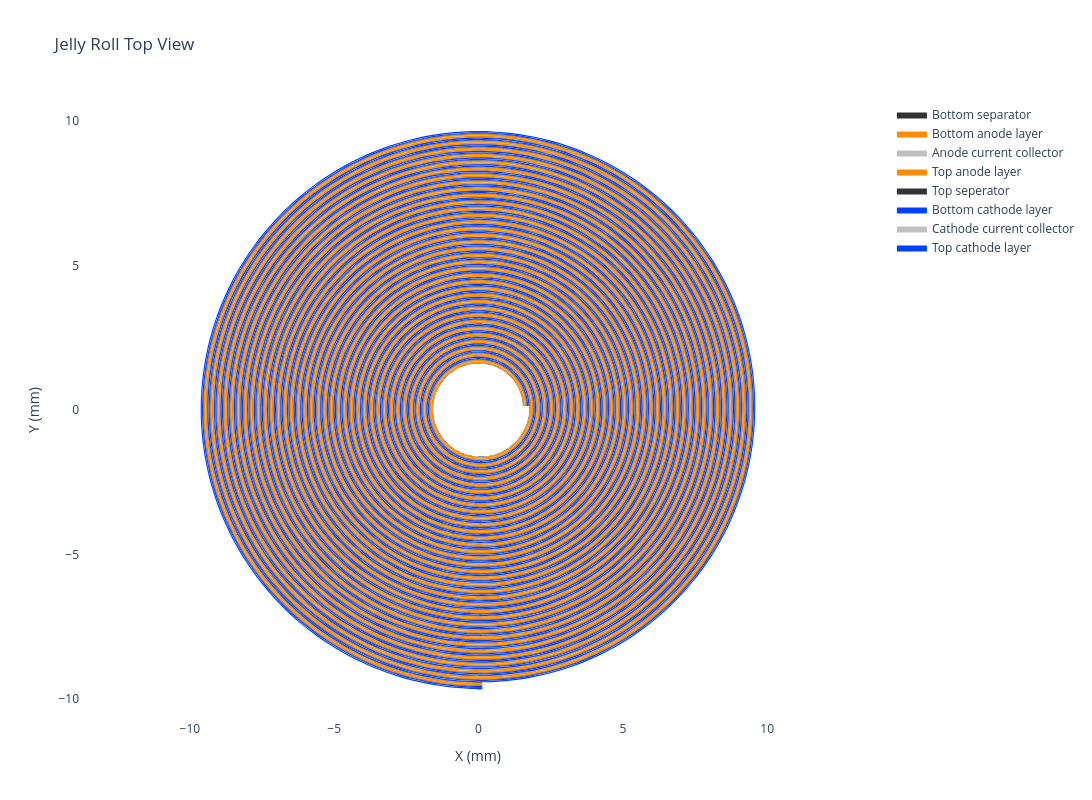

The notebook cell this image was saved under:
### Code cell
cylindrical_jelly_roll.get_top_down_view(width=1100, height=800).show()

### Figure 1 — Plotly figure (JSON) as saved in the notebook; plotly's stock layout.template omitted (floating-point values rounded to 4 significant figures; data arrays with more than 128 entries replaced by an {"elided": "..."} marker saying what was removed)
{"data": [{"fill": "toself", "fillcolor": "#333333", "line": {"shape": "spline", "width": 0}, "mode": "lines", "name": "Bottom separator", "type": "scatter", "x": {"elided": "8734 float values"}, "y": {"elided": "8734 float values"}}, {"fill": "toself", "fillcolor": "#FF8C00", "line": {"shape": "spline", "width": 0}, "mode": "lines", "name": "Bottom anode layer", "type": "scatter", "x": {"elided": "8734 float values"}, "y": {"elided": "8734 float values"}}, {"fill": "toself", "fillcolor": "#C0C0C0", "line": {"shape": "spline", "width": 0}, "mode": "lines", "name": "Anode current collector", "type": "scatter", "x": {"elided": "8734 float values"}, "y": {"elided": "8734 float values"}}, {"fill": "toself", "fillcolor": "#FF8C00", "line": {"shape": "spline", "width": 0}, "mode": "lines", "name": "Top anode layer", "type": "scatter", "x": {"elided": "8734 float values"}, "y": {"elided": "8734 float values"}}, {"fill": "toself", "fillcolor": "#333333", "line": {"shape": "spline", "width": 0}, "mode": "lines", "name": "Top seperator", "type": "scatter", "x": {"elided": "8734 float values"}, "y": {"elided": "8734 float values"}}, {"fill": "toself", "fillcolor": "#0042FF", "line": {"shape": "spline", "width": 0}, "mode": "lines", "name": "Bottom cathode layer", "type": "scatter", "x": {"elided": "8734 float values"}, "y": {"elided": "8734 float values"}}, {"fill": "toself", "fillcolor": "#C0C0C0", "line": {"shape": "spline", "width": 0}, "mode": "lines", "name": "Cathode current collector", "type": "scatter", "x": {"elided": "8734 float values"}, "y": {"elided": "8734 float values"}}, {"fill": "toself", "fillcolor": "#0042FF", "line": {"shape": "spline", "width": 0}, "mode": "lines", "name": "Top cathode layer", "type": "scatter", "x": {"elided": "8734 float values"}, "y": {"elided": "8734 float values"}}], "layout": {"height": 800, "paper_bgcolor": "white", "plot_bgcolor": "white", "title": {"text": "Jelly Roll Top View"}, "width": 1100, "xaxis": {"scaleanchor": "y", "showgrid": false, "title": {"text": "X (mm)"}, "zeroline": false}, "yaxis": {"showgrid": false, "title": {"text": "Y (mm)"}, "zeroline": false}}}
